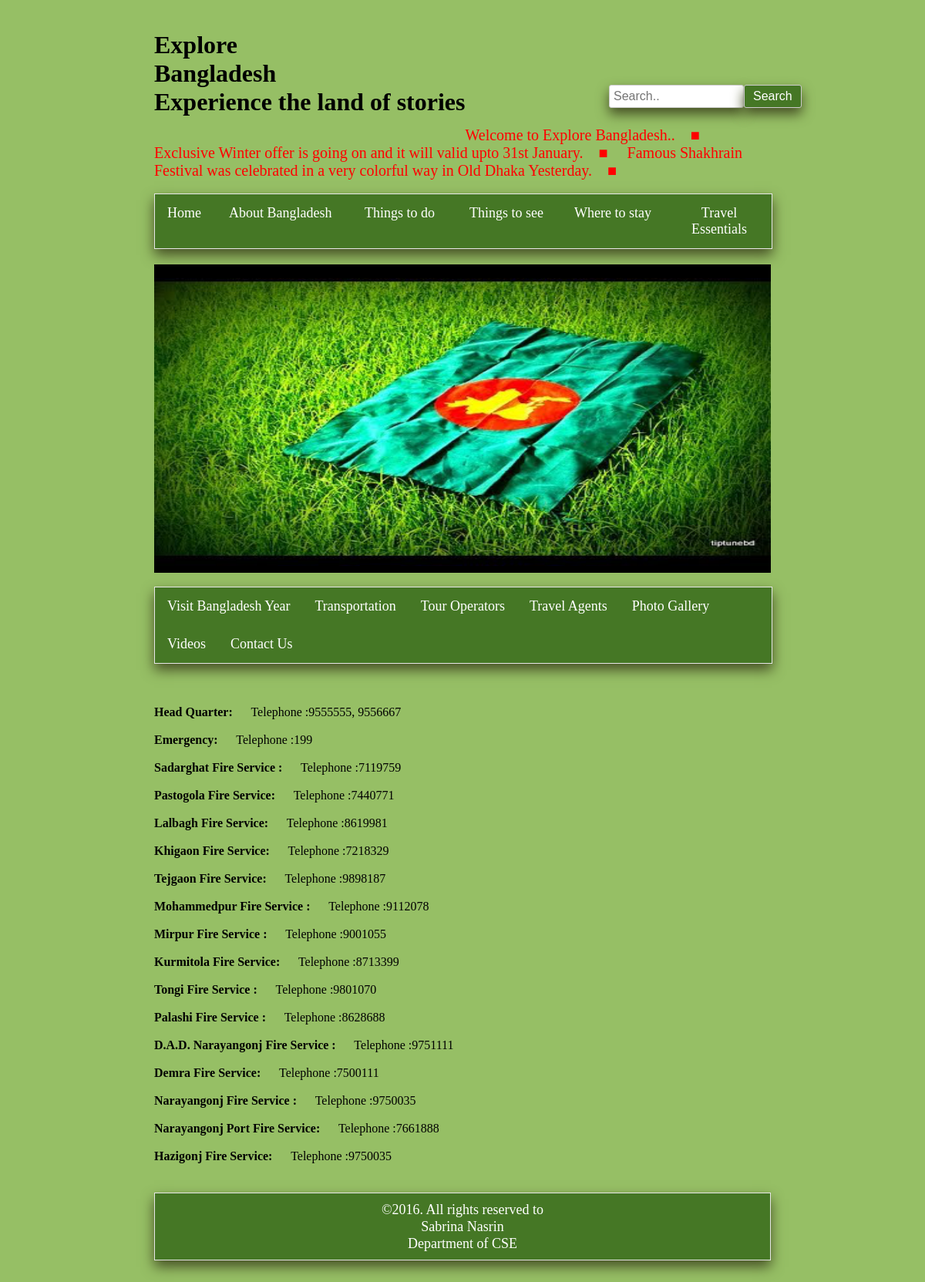
The app's page /fire_service.php with its own data.
### fire_service.php (the view, shortened to what this page needs)
<html>
<head>
  <link rel="stylesheet" type="text/css" href="css/home.css">
</head>
<body>
  <h1>Explore <br>Bangladesh<br>
    Experience the land of stories</h1>
  <h2>
    <form action="search.php" method="post">
  <input type="text" name="search" placeholder="Search..">
  <input type="submit" name="search1" value="Search">
</form>
  </h2>
  <marquee style ="font-size:20px;color:red;font-family:hectica;">Welcome to Explore Bangladesh..&emsp;&#9632;&emsp;
    Exclusive Winter offer is going on and it will valid upto 31st January.&emsp;&#9632;&emsp;
    Famous Shakhrain Festival was celebrated in a very colorful way in Old Dhaka Yesterday.&emsp;&#9632;&emsp;</marquee>
  <ul>
    <li style="width:10%">
      <a class="active" href="home.php">Home</a>
    </li>
     <li class="dropdown" style="width:22%">
      <a class="dropbtn">About Bangladesh</a>
    </li>
     <li class="dropdown" style="width:17%">
      <a class="dropbtn">Things to do</a>
    </li>
     <li class="dropdown" style="width:17%">
      <a class="dropbtn">Things to see</a>
    </li>
     <li class="dropdown" style="width:17%">
      <a class="dropbtn">Where to stay</a>
    </li>
     <li class="dropdown" style="width:17%">
      <a class="dropbtn">Travel Essentials</a>
    </li>
  </ul>
  <div class="w3-content w3-section" style="max-width:100%">
  <img class="mySlides" src="image/flag_of_bd.png" style="width:100%">
</div>
    <ul>
    <li>
      <a href="visit_bangladesh_year.php">Visit Bangladesh Year</a>
    </li>
    <li class ="dropdown">
      <a class="dropbtn" href="transportation.php">Transportation</a>
    </li>
    <li>
      <a href="tour_operators.php">Tour Operators</a>
    </li>
    <li>
      <a href="travel_agents.php">Travel Agents</a>
    </li><li>
      <a href="photo_galary.php">Photo Gallery</a>
    </li>
     <li>
      <a href="video_gallery.php">Videos</a>
    </li>
    <li>
      <a href="contact_us.php">Contact Us</a>
    </li>
  </ul>
  <div class="main-content col-md-12">
    <div id="content" role="main">
            <article class="post-147 page type-page status-publish hentry">
                <div class="page-content">
                    <p><span style="color: #000000;">&nbsp;</span></p>
<?php
  $host='localhost';
  $user='root';
  $pass='';
  $db='explore_bangladesh';
  $con=mysqli_connect($host,$user,$pass,$db);
  mysqli_query($con,'SET CHARACTER SET utf8');
  mysqli_query($con,"SET SESSION collation_connection ='utf8_general_ci'");
  $query = "SELECT * FROM `fire service` WHERE 1";
  $result = mysqli_query($con,$query);
  while($row=mysqli_fetch_array($result)){
  echo  ("<b>$row[name1]:</b> &nbsp&nbsp&nbsp&nbsp Telephone :$row[telephone1]<br><br>");
  }
?>
                </div>
            </article>
    </div>
</div>
<footer class="footer">&#169;2016. All rights reserved to<br>
   Sabrina Nasrin<br>
   Department of CSE
  </footer>
</body>
</html>

### CSS/home.css (style rules this page uses)
body { background-color: #96bf65; margin-right: 200px; margin-left:200px; }
h1 { float:left; margin-top: 0 }
h2 { margin-left:75%; margin-top: 40px; float: bottom; }
ul { list-style-type: none; margin-bottom: 20px; padding: 0; overflow: hidden; border: 1px solid #e7e7e7; background-color: #457725; width:100%; box-shadow: 0 8px 16px 0 #465025; font-size: 18px; cursor: pointer; }
li { float: left; }
li a,.dropbtn { display: inline-block; color: white; text-align: center; padding: 14px 16px; text-decoration: none; }
.mySlides { display:none; height: 400px; }
.footer { border: 1px solid #e7e7e7; background-color: #457725; font-size: 18px; color: white; line-height: 22px; padding: 10px; box-shadow: 0 8px 16px 0 #465025; margin-bottom: 30px; margin-top: 20px; text-align: center; }

### fire_service.php (style rules this page uses)
input[type=text] { width:175px; box-sizing: border-box; border: 1px solid #ccc; border-radius: 3px; font-size: 16px; background-color: white; background-position: 10px 10px; background-repeat: no-repeat; padding: 5px; margin-left: -10px; margin-top: 70px; box-shadow: 0 8px 16px 0 #465025; }
input[type=submit] { width:75px; margin-top: 70px; box-sizing: border-box; border: 1px solid #ccc; border-radius: 3px; font-size: 16px; background-color: #457725; background-position: 10px 10px; background-repeat: no-repeat; padding:5px; color: white; cursor: pointer; text-align: left; text-indent: 6px; position: absolute; box-shadow: 0 8px 16px 0 #465025; }

### records on screen
fire service: name1 "Head Quarter", telephone1 "9555555, 9556667"
fire service: name1 "Emergency", telephone1 "199"
fire service: name1 "Sadarghat Fire Service", telephone1 "7119759"
fire service: name1 "Pastogola Fire Service", telephone1 "7440771"
fire service: name1 "Lalbagh Fire Service", telephone1 "8619981"
fire service: name1 "Khigaon Fire Service", telephone1 "7218329"
fire service: name1 "Tejgaon Fire Service", telephone1 "9898187"
fire service: name1 "Mohammedpur Fire Service", telephone1 "9112078"
fire service: name1 "Mirpur Fire Service", telephone1 "9001055"
fire service: name1 "Kurmitola Fire Service", telephone1 "8713399"
fire service: name1 "Tongi Fire Service", telephone1 "9801070"
fire service: name1 "Palashi Fire Service", telephone1 "8628688"
fire service: name1 "D.A.D. Narayangonj Fire Service", telephone1 "9751111"
fire service: name1 "Demra Fire Service", telephone1 "7500111"
fire service: name1 "Narayangonj Fire Service", telephone1 "9750035"
fire service: name1 "Narayangonj Port Fire Service", telephone1 "7661888"
fire service: name1 "Hazigonj Fire Service", telephone1 "9750035"
